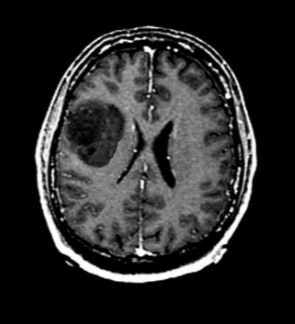
%> input picture Brain.jpg, 295 x 324 px
$ octave pathologie.m   (GNU Octave 9; MATLAB toolbox functions it lacks are replaced by stand-ins)
%> lines starting %> are read from the running program, lines starting %| are printed output that depends on the picture; in (x1, y1, x2, y2) boxes, pixels count from 0 and x2, y2 are one past the last pixel; in counts of white or black regions, pixels touching at a corner belong together; the program's own positions count from 1
 x=imread('Brain.jpg'); [long,larg]=size(x);
%> further down, x is the input picture: size 324x295 uint8; min 0, max 255, mean 41.4
%> after `[long,larg]=size(x)`: long = 324; larg = 295
 for z = 1:7
%> this loop made 7 passes; what is shown inside it comes from the first
for i = 1:long
    for j = 1:larg
        if x(i,j) >= 90   x(i,j)=255; end
        if x(i,j)<=1      x(i,j)=255; end
    end
end
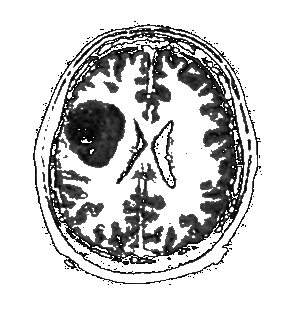
%> x: size 324x295 uint8; min 2, max 255, mean 207
x=medfilt2(x); fil(long,larg)=0;
%> after `x=medfilt2(x)`:
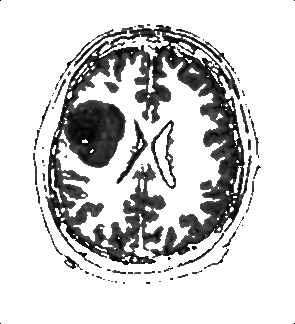
%> x: size 324x295 uint8; min 0, max 255, mean 207.9
%> after `fil(long,larg)=0`: fil: size 324x295 double; every value is 0
for i = 2:long-1
    for j = 2:larg-1
        k=0;
        if not(x(i,j) == 255)
            if x(i+1,j)==255   k=k+1; end
            if x(i,j+1)==255   k=k+1; end
            if x(i-1,j)==255   k=k+1; end
            if x(i,j-1)==255   k=k+1; end
            if x(i+1,j+1)==255 k=k+1; end
            if x(i-1,j-1)==255 k=k+1; end
            if x(i+1,j-1)==255 k=k+1; end
            if x(i-1,j+1)==255 k=k+1; end
            if k>=3  fil(i,j)=0;
            else     fil(i,j)=1;   end
        end
    end
end
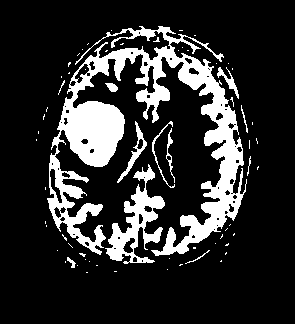
%> fil: size 324x295 double; values 0 (black) and 1 (white), 17.8% white; 66 white regions (54 under 20 px), largest, box (x1, y1, x2, y2) and area: (47, 26, 247, 256) 13653, (105, 164, 165, 264) 2116, (117, 121, 147, 183) 313
for i = 1:long
    for j = 1:larg
        if fil(i,j)==0  x(i,j)=255; end
    end
end
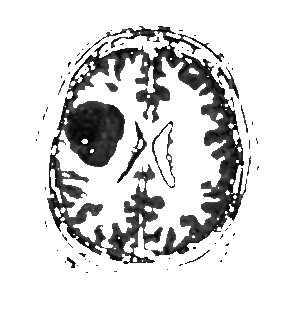
%> x: size 324x295 uint8; 5.13% of pixels changed, all inside (x1, y1, x2, y2) = (0, 0, 295, 324)
imshow(x);
 end
